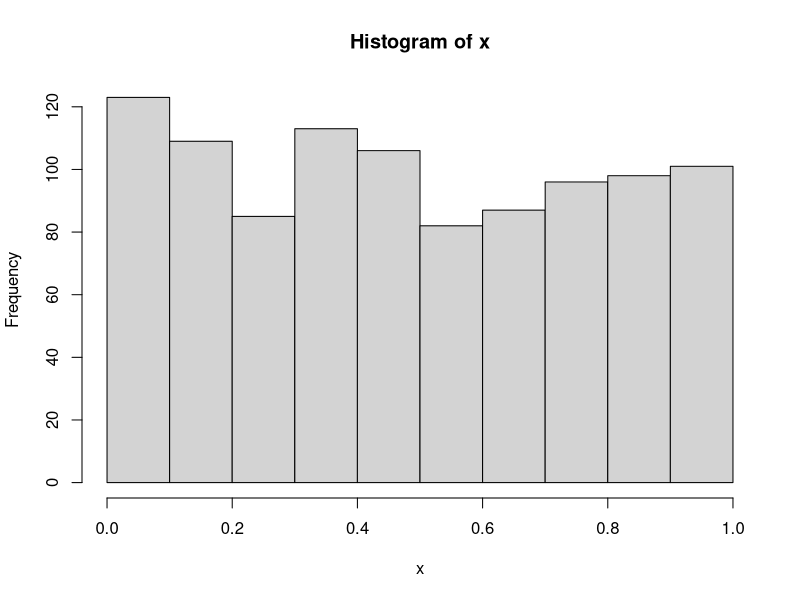
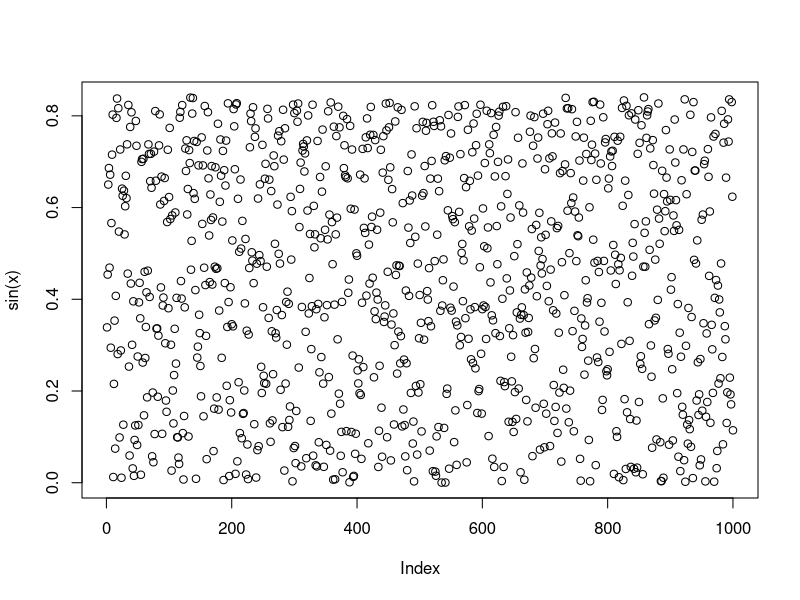

Write R code to recreate these figures, in order. (Note: this script raises an error after producing the figures.)
x <- runif(1000,0,1);

hist(x);

sum(x > 0.5)

plot(sin(x))


myfunc <- function (a,b,c){
  r <- 0;
  if (((-b^2)+4*a*c) < 0) {
    return ("complex solution");
  }
  
  x <- (-b)+sqrt((-b^2)+4*a*c)/2*a;
  y <- (-b)-sqrt((-b^2)+4*a*c)/2*a;
  
  return(c(x,y));
}

print(myfunc(2,2,55))

#5

pop <-  1.0+norm(10000);

conf95 <- function(pops) {
  n <- length(pops);
  pop.mean = mean(pops);
  s <- sd(pops);
  tmp <- (pop.mean + 1.96 * sqrt(s^2/n))
  x <- floor(tmp)
  tmp <- (pop.mean - 1.96 * sqrt(s^2/n))
  y <- floor(tmp)
  
  return(c(x,y))
  
}

print(conf95(pop));
